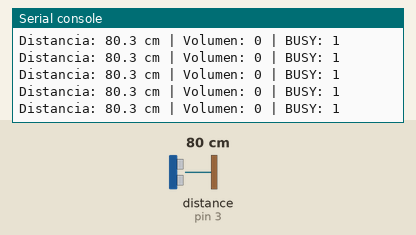
Bench run of a program on a simulated MicroPython board. Shown: the last lines printed to the serial console. The inputs (shaded band) are chosen by the test bench; at power-on: distance to the obstacle (sensor on pin 3) 80 cm. The echo pulse lasts 58.3 µs per cm; audio playback is drawn as a buzzer.

Above: at 4.2 s.
4.3 s: distance to the obstacle (sensor on pin 3) set to 2 cm
At 4.6 s:
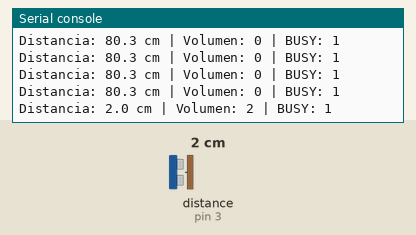
5.8 s: distance to the obstacle (sensor on pin 3) set to 4 cm
At 5.81 s:
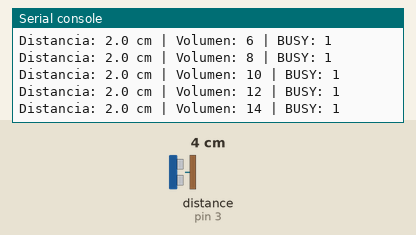
Timing chart, 0 to 8.8 s (numbered marks = the images above; inputs shaded):
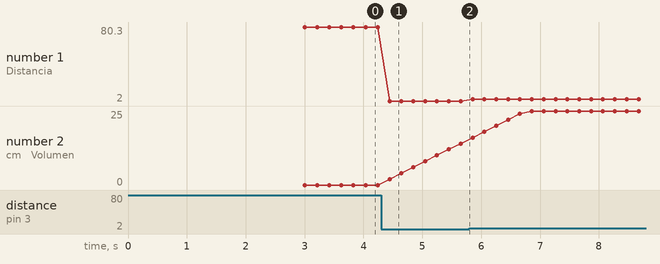

The program:

main.py
```python
from machine import Pin, UART
import time

# -----------------------
# Configuración DFPlayer
# -----------------------
uart = UART(1, baudrate=9600, tx=Pin(8), rx=Pin(9))
VOLUME_MAX = 25
VOLUME_MIN = 0
VOLUME_STEP = 2        # paso de volumen gradual
CHECK_INTERVAL = 0.2   # tiempo entre lecturas

def send_command(cmd, param=0):
    start = 0x7E
    version = 0xFF
    length = 0x06
    feedback = 0x00
    highByte = (param >> 8) & 0xFF
    lowByte = param & 0xFF
    end = 0xEF
    checksum = -(version + length + cmd + feedback + highByte + lowByte) & 0xFFFF
    c1 = (checksum >> 8) & 0xFF
    c2 = checksum & 0xFF
    packet = bytes([start, version, length, cmd, feedback,
                    highByte, lowByte, c1, c2, end])
    uart.write(packet)

# -----------------------
# Inicialización DFPlayer
# -----------------------
time.sleep(3)                # espera a que la SD esté lista
send_command(0x06, VOLUME_MIN)  # volumen inicial 0
send_command(0x03, 1)           # reproducir track 1
# Nota: no usamos 0x11, haremos loop manual usando BUSY

# -----------------------
# Configuración HC-SR04
# -----------------------
TRIG = Pin(2, Pin.OUT)
ECHO = Pin(3, Pin.IN)

def medir_distancia():
    TRIG.low()
    time.sleep_us(2)
    TRIG.high()
    time.sleep_us(10)
    TRIG.low()

    while ECHO.value() == 0:
        pass
    start = time.ticks_us()

    while ECHO.value() == 1:
        pass
    end = time.ticks_us()

    duracion = end - start
    distancia_cm = (duracion / 2) / 29.1
    return distancia_cm

# -----------------------
# Pin BUSY para loop
# -----------------------
BUSY = Pin(0, Pin.IN)

# -----------------------
# Loop principal
# -----------------------
volumen_actual = VOLUME_MIN

while True:
    # --- Control de distancia ---
    distancia = medir_distancia()
    if distancia < 50:
        volumen_objetivo = VOLUME_MAX
    else:
        volumen_objetivo = VOLUME_MIN

    # --- Ajuste gradual del volumen ---
    if volumen_actual < volumen_objetivo:
        volumen_actual = min(volumen_actual + VOLUME_STEP, VOLUME_MAX)
        send_command(0x06, volumen_actual)
    elif volumen_actual > volumen_objetivo:
        volumen_actual = max(volumen_actual - VOLUME_STEP, VOLUME_MIN)
        send_command(0x06, volumen_actual)

    # --- Loop manual del track ---
    # Si BUSY está HIGH (no reproduce), reinicia track 1
    if BUSY.value() == 1:
        send_command(0x03, 1)

    # --- Debug ---
    print("Distancia: {:.1f} cm | Volumen: {} | BUSY: {}".format(distancia, volumen_actual, BUSY.value()))

    time.sleep(CHECK_INTERVAL)
```

Measured:
- after the input at 4.3 s, the serial console: prints a new line after 0.14 s (image 1)
- plotted number 1: 80.3 → 2 after the input at 4.3 s
- plotted number 2: 0 → 14 after the input at 4.3 s
